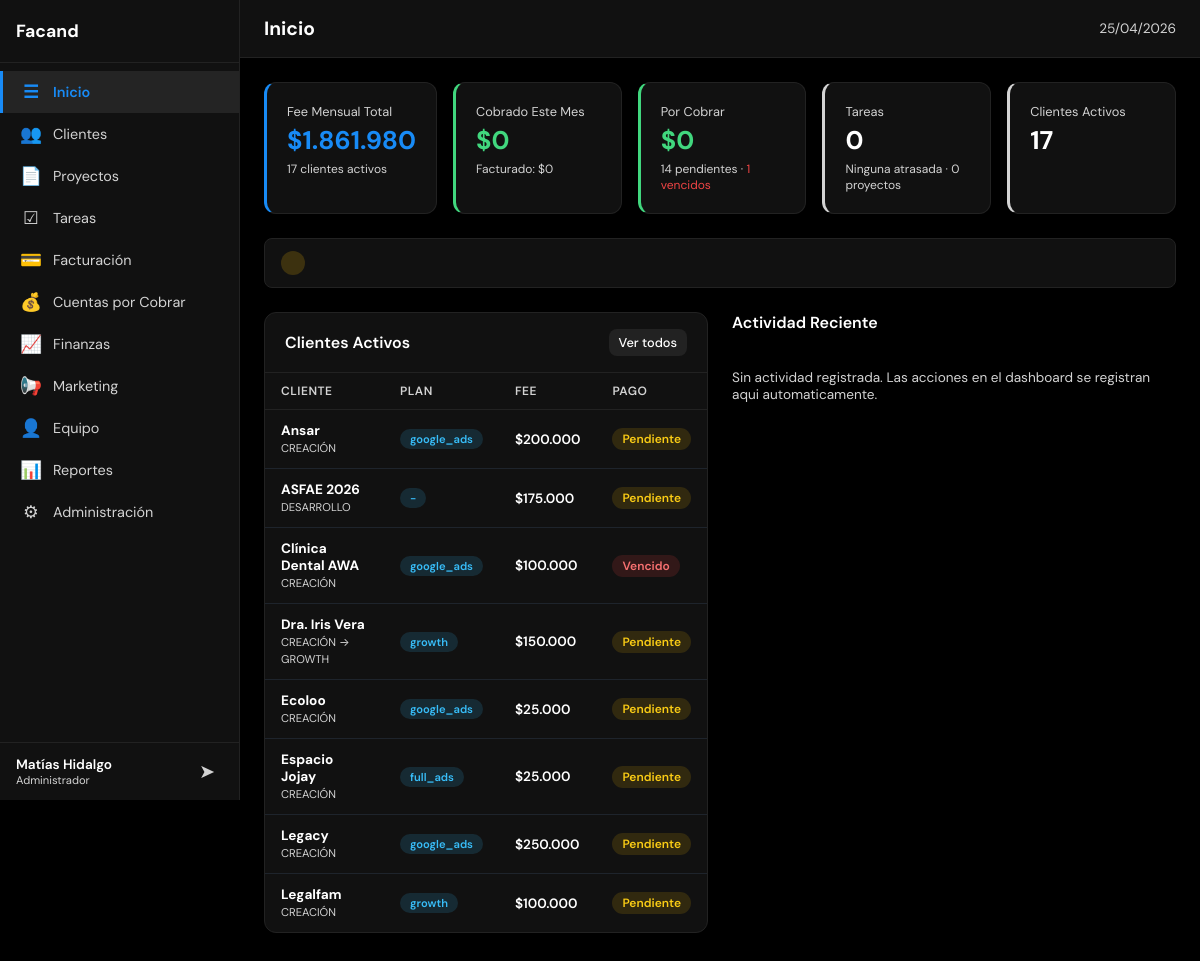
The page /index.php (signed in) on the database as committed earlier.
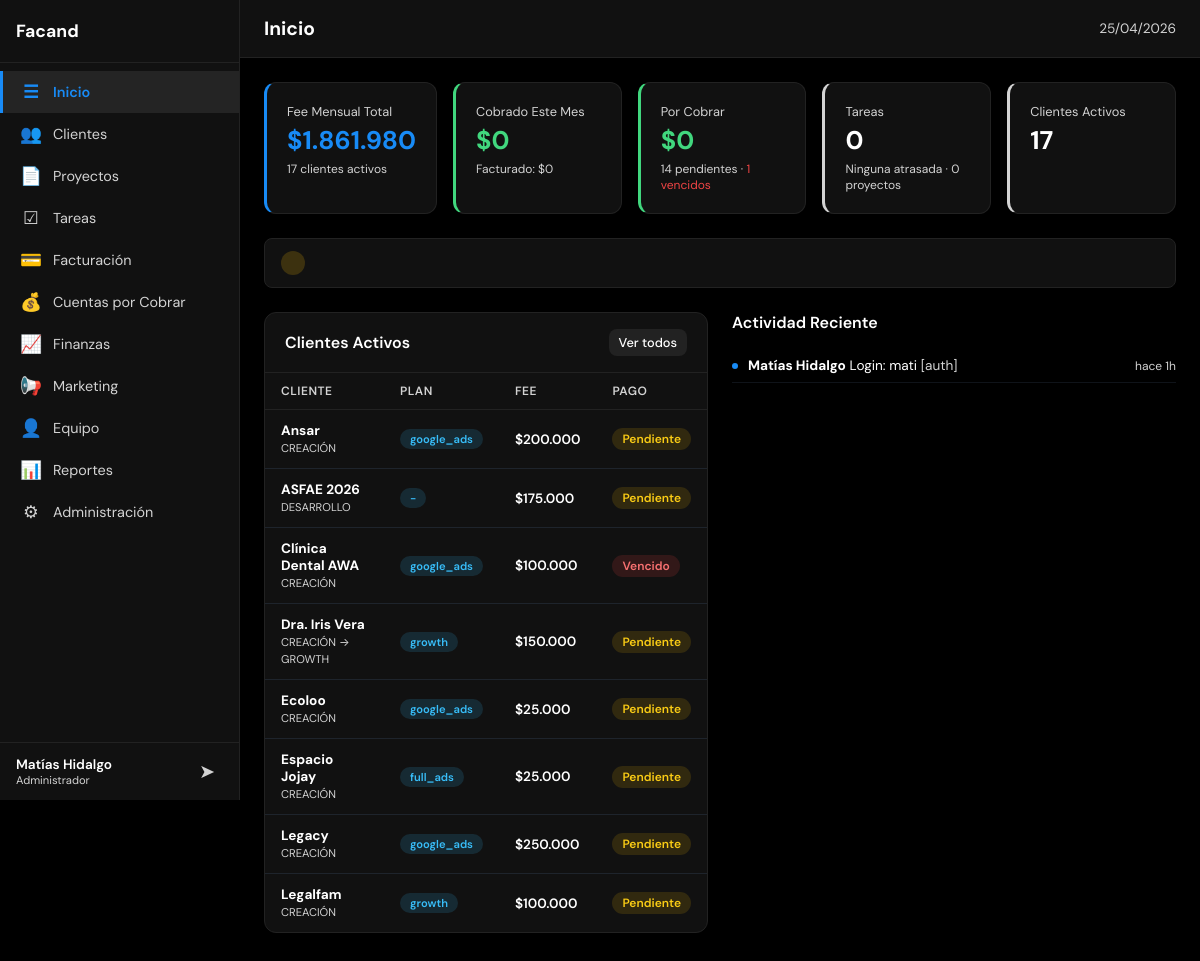
The same page on the database as committed later.
### tables this page shows
CREATE TABLE clientes (
    id INTEGER PRIMARY KEY AUTOINCREMENT,
    nombre TEXT NOT NULL,
    rut TEXT DEFAULT '',
    email TEXT DEFAULT '',
    telefono TEXT DEFAULT '',
    direccion TEXT DEFAULT '',
    contacto_nombre TEXT DEFAULT '',
    contacto_cargo TEXT DEFAULT '',
    tipo TEXT NOT NULL DEFAULT 'prospecto' CHECK(tipo IN ('prospecto','activo','inactivo','cerrado')),
    etapa_pipeline TEXT NOT NULL DEFAULT 'lead' CHECK(etapa_pipeline IN ('lead','contactado','propuesta','negociacion','onboarding','activo','cerrado_ganado','cerrado_perdido')),
    rubro TEXT DEFAULT '',
    plan TEXT DEFAULT '',
    fee_mensual INTEGER DEFAULT 0,
    servicios TEXT DEFAULT '',
    herramientas TEXT DEFAULT '',
    presupuesto_ads TEXT DEFAULT '',
    etapa TEXT DEFAULT '',
    estado_pago TEXT DEFAULT 'pendiente' CHECK(estado_pago IN ('pendiente','pagado','vencido','canje')),
    url_dashboard TEXT DEFAULT '',
    responsable_id INTEGER,
    notas TEXT DEFAULT '',
    created_at TEXT DEFAULT (datetime('now')),
    updated_at TEXT DEFAULT (datetime('now')),
    FOREIGN KEY (responsable_id) REFERENCES equipo(id) ON DELETE SET NULL
);

CREATE TABLE actividad (
            id INTEGER PRIMARY KEY AUTOINCREMENT,
            modulo TEXT NOT NULL,
            accion TEXT NOT NULL,
            cliente_id INTEGER,
            usuario_id INTEGER,
            created_at TEXT DEFAULT (datetime('now'))
        );

CREATE TABLE usuarios (
            id INTEGER PRIMARY KEY AUTOINCREMENT,
            username TEXT UNIQUE NOT NULL,
            password_hash TEXT NOT NULL,
            nombre TEXT NOT NULL,
            email TEXT DEFAULT '',
            role TEXT NOT NULL DEFAULT 'user' CHECK(role IN ('admin','user')),
            activo INTEGER NOT NULL DEFAULT 1,
            last_login TEXT,
            created_at TEXT DEFAULT (datetime('now')),
            updated_at TEXT DEFAULT (datetime('now'))
        );

### config/app.php (called while the page is built)
<?php
return array (
  'name' => 'Facand',
  'logo' => 'assets/img/logo.png',
  'primary' => '#41d77e',
  'accent' => '#188bf6',
  'bg' => '#000000',
  'surface' => '#111111',
  'text' => '#ffffff',
  'timezone' => 'America/Santiago',
  'currency' => 'CLP',
  'locale' => 'es_CL',
  'version' => '1.0.0',
  'active' => true,
);

### includes/functions.php (called while the page is built, shortened)
<?php
$app_config = require __DIR__ . '/../config/app.php';
function format_money($amount): string {
    global $app_config;
    $currency = $app_config['currency'] ?? 'CLP';
    if ($currency === 'CLP') {
        return '$' . number_format((int)$amount, 0, ',', '.');
    }
    return '$' . number_format((float)$amount, 2, ',', '.');
}
function time_ago(string $datetime): string {
    $diff = time() - strtotime($datetime);
    if ($diff < 86400) return 'hace ' . floor($diff / 3600) . 'h';
    return format_date($datetime);
}
function safe(mixed $str): string {
    return htmlspecialchars((string)($str ?? ''), ENT_QUOTES, 'UTF-8');
}

### config/modules.php (called while the page is built)
<?php
return [
    'home'        => ['nombre' => 'Inicio',            'icono' => '&#9776;',  'archivo' => 'modules/home.php',        'descripcion' => 'Resumen general y KPIs'],
    'crm'         => ['nombre' => 'Clientes',           'icono' => '&#128101;','archivo' => 'modules/crm.php',         'descripcion' => 'Gestión de clientes y pipeline'],
    'projects'    => ['nombre' => 'Proyectos',          'icono' => '&#128196;','archivo' => 'modules/projects.php',    'descripcion' => 'Gestión de proyectos'],
    'tasks'       => ['nombre' => 'Tareas',             'icono' => '&#9745;',  'archivo' => 'modules/tasks.php',       'descripcion' => 'Gestión de tareas y asignaciones'],
    'billing'     => ['nombre' => 'Facturación',        'icono' => '&#128179;','archivo' => 'modules/billing.php',     'descripcion' => 'Emisión y control de facturas'],
    'receivables' => ['nombre' => 'Cuentas por Cobrar', 'icono' => '&#128176;','archivo' => 'modules/receivables.php', 'descripcion' => 'Seguimiento de cobros pendientes'],
    'finance'     => ['nombre' => 'Finanzas',           'icono' => '&#128200;','archivo' => 'modules/finance.php',     'descripcion' => 'Ingresos, gastos y flujo de caja'],
    'marketing'   => ['nombre' => 'Marketing',          'icono' => '&#128226;','archivo' => 'modules/marketing.php',   'descripcion' => 'Campañas y métricas'],
    'team'        => ['nombre' => 'Equipo',             'icono' => '&#128100;','archivo' => 'modules/team.php',        'descripcion' => 'Miembros y carga de trabajo'],
    'reports'     => ['nombre' => 'Reportes',           'icono' => '&#128202;','archivo' => 'modules/reports.php',     'descripcion' => 'Reportes exportables'],
    'admin'       => ['nombre' => 'Administración',     'icono' => '&#9881;',  'archivo' => 'modules/admin.php',       'descripcion' => 'Usuarios, roles y configuración'],
];

### includes/permissions.php (called while the page is built, shortened)
<?php
function get_user_modules(int $user_id): array {
    $user = query_one('SELECT role FROM usuarios WHERE id = ?', [$user_id]);
    $all_modules = require __DIR__ . '/../config/modules.php';
    if ($user['role'] === 'admin') {
        return array_keys($all_modules);
    }
    $perms = query_all(
        'SELECT modulo FROM permisos WHERE usuario_id = ? AND puede_ver = 1',
        [$user_id]
    );
    $allowed = array_column($perms, 'modulo');
    return $allowed;
}

### includes/db.php (called while the page is built, shortened)
<?php
function get_db(): SQLite3 {
    static $db = null;
    if ($db === null) {
        $db_path = __DIR__ . '/../data/dashboard.db';
        $db = new SQLite3($db_path);
        $db->busyTimeout(5000);
        $db->exec('PRAGMA journal_mode=WAL');
        $db->exec('PRAGMA foreign_keys=ON');
    }
    return $db;
}
function query_all(string $sql, array $params = []): array {
    $stmt = get_db()->prepare($sql);
    foreach ($params as $i => $val) {
        $stmt->bindValue($i + 1, $val);
    }
    $result = $stmt->execute();
    $rows = [];
    while ($row = $result->fetchArray(SQLITE3_ASSOC)) {
        $rows[] = $row;
    }
    return $rows;
}

### modules/home.php (the view, shortened to what the changed rows need)
<?php
$alertas = [];
$clientes_vencidos = query_all('SELECT nombre, fee_mensual FROM clientes WHERE tipo = "activo" AND estado_pago = "vencido" ORDER BY fee_mensual DESC LIMIT 10');
foreach ($clientes_vencidos as $cv) {
    $alertas[] = ['tipo' => 'danger', 'icono' => '!', 'texto' => "Pago vencido: <strong>{$cv['nombre']}</strong> — " . format_money($cv['fee_mensual'])];
}
$clientes_recientes = query_all('SELECT nombre, plan, fee_mensual, etapa, estado_pago FROM clientes WHERE tipo = "activo" ORDER BY updated_at DESC LIMIT 8');
$actividad = query_all('SELECT a.*, u.nombre as usuario FROM actividad a LEFT JOIN usuarios u ON a.usuario_id = u.id ORDER BY a.created_at DESC LIMIT 10');
?>
<?php if (!empty($alertas)): ?>
<div style="margin-bottom: 24px;">
    <?php foreach ($alertas as $a): ?>
    <div class="alert-item alert-<?= $a['tipo'] ?>" style="margin-bottom: 6px;">
        <span class="alert-icon" style="width:24px;height:24px;border-radius:50%;display:flex;align-items:center;justify-content:center;font-size:.75rem;font-weight:700;background:<?= $a['tipo'] === 'danger' ? 'rgba(239,68,68,.2)' : 'rgba(234,179,8,.2)' ?>;color:<?= $a['tipo'] === 'danger' ? 'var(--danger)' : 'var(--warning)' ?>;"><?= $a['icono'] ?></span>
    </div>
    <?php endforeach; ?>
</div>
<?php endif; ?>
<div class="grid-2">
    <div class="table-container">
        <table>
            <thead><tr><th>Cliente</th><th>Plan</th><th>Fee</th><th>Pago</th></tr></thead>
            <tbody>
            <?php foreach ($clientes_recientes as $c): ?>
                <tr>
                    <td><strong><?= safe($c['nombre']) ?></strong><?= $c['etapa'] ? '<br><span style="font-size:.7rem;color:var(--text-muted)">' . safe($c['etapa']) . '</span>' : '' ?></td>
                    <td><span class="badge status-info" style="font-size:.7rem"><?= safe($c['plan'] ?: '-') ?></span></td>
                    <td style="font-weight:600;"><?= $c['fee_mensual'] > 0 ? format_money($c['fee_mensual']) : '-' ?></td>
                    <td><span class="badge <?= $c['estado_pago'] === 'pagado' ? 'status-success' : ($c['estado_pago'] === 'vencido' ? 'status-danger' : ($c['estado_pago'] === 'canje' ? 'status-muted' : 'status-warning')) ?>"><?= ucfirst($c['estado_pago']) ?></span></td>
                </tr>
            <?php endforeach; ?>
            </tbody>
        </table>
    </div>
    <div>
        <div class="section-header">
            <h3 class="section-title">Actividad Reciente</h3>
        </div>
        <?php if (empty($actividad)): ?>
            <div style="color:var(--text-muted); font-size:.85rem; padding:20px 0;">Sin actividad registrada. Las acciones en el dashboard se registran aqui automaticamente.</div>
        <?php else: ?>
            <div class="activity-list">
            <?php foreach ($actividad as $act): ?>
                <div class="activity-item">
                    <span class="activity-dot"></span>
                    <span class="activity-text"><strong><?= safe($act['usuario'] ?? 'Sistema') ?></strong> <?= safe($act['accion']) ?> <span style="color:var(--text-muted)">[<?= safe($act['modulo']) ?>]</span></span>
                    <span class="activity-time"><?= time_ago($act['created_at']) ?></span>
                </div>
            <?php endforeach; ?>
            </div>
        <?php endif; ?>
    </div>
</div>

### index.php (shortened to what the changed rows need)
<?php
$app = require __DIR__ . '/config/app.php';
$all_modules = require __DIR__ . '/config/modules.php';
$page = $_GET['page'] ?? 'home';
$module_info = $all_modules[$page];
?>
<!DOCTYPE html>
<html lang="es">
<head>
    <link rel="stylesheet" href="css/styles.css">
</head>
<body>
    <aside class="sidebar" id="sidebar">
        <div class="sidebar-header">
            <h2 class="sidebar-brand"><?= safe($app['name']) ?></h2>
        </div>
        <nav class="sidebar-nav">
            <?php foreach ($all_modules as $slug => $mod): ?>
                <a href="?page=<?= $slug ?>" class="nav-item <?= $page === $slug ? 'active' : '' ?>">
                    <span class="nav-icon"><?= $mod['icono'] ?></span>
                    <span class="nav-label"><?= safe($mod['nombre']) ?></span>
                </a>
            <?php endforeach; ?>
        </nav>
    </aside>
    <main class="main-content">
        <header class="topbar">
            <h1 class="page-title"><?= safe($module_info['nombre']) ?></h1>
        </header>
        <div class="content-area" id="contentArea">
            <?php
            $module_file = __DIR__ . '/' . $module_info['archivo'];
            if (file_exists($module_file)) {
                include $module_file;
            } else {
                echo '<div class="empty-state"><p>Módulo en construcción</p></div>';
            }
            ?>
        </div>
    </main>
</body>
</html>

Rows that differ between the two databases and show on the page:
added actividad: usuario.nombre "Matías Hidalgo", accion "Login: mati", modulo "auth", created_at "hace 1h"
Other text that changed with them:
text no longer shown: "Sin actividad registrada. Las acciones en el dashboard se registran aqui automaticamente."
